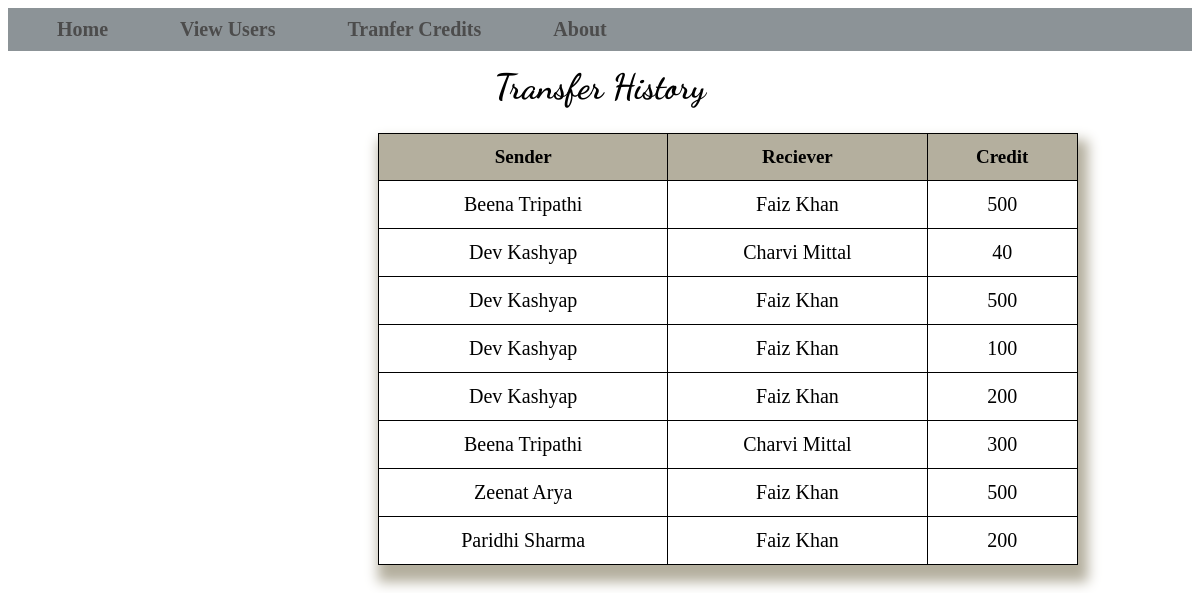
/TransferHistory.php, run on the app's committed database.
### tables this page shows
CREATE TABLE `transaction_history` (
  `TransactionID` int(11) NOT NULL,
  `TransfererName` varchar(30) NOT NULL,
  `ReceiverName` varchar(30) NOT NULL,
  `CashTransfer` int(5) NOT NULL
);

### TransferHistory.php (the view, shortened to what this page needs)
<!DOCTYPE html>
<html>
	<head>
	  <link rel="stylesheet" href="TransferHistory.css?v=<?php echo time();?>">
	 </head>
  <body>
  <nav>
    <ul>
	  <li><a href= "Home.php">Home</a></li>
      <li><a href= "User_list.php">View Users</a></li>
	  <li><a href = "TransferCredits.php">Tranfer Credits</a></li>
	  <li><a href = "About.php">About</a></li>
	  </ul>
   </nav>
   <table class="viewusers">
	<h1>Transfer History</h1>
	<tr>
		<th>Sender</th>
		<th>Reciever</th>
		<th>Credit</th>
	</tr>
	<?php
	$conn = mysqli_connect("localhost", "root", "", "banking");
	$sql = "SELECT * FROM transaction_history";
	$result = $conn-> query($sql);
	if(mysqli_num_rows($result) > 0){
		while ( $row = $result -> fetch_assoc()) {
			echo "<tr><td>". $row["TransfererName"] ."</td><td>".  $row["ReceiverName"] ."</td><td>" . $row["CashTransfer"] ."</td></tr>";
		}
		echo "</table>";
	}
	else {
		echo "no result";
	}
	?>
</body>
</html>

### TransferHistory.css (style rules this page uses)
body { background-image: url(indexBack.jpg); background-attachment:fixed; background-size:cover; }
nav { background-color:#5C656B; opacity:0.7; }
nav ul { margin:5px; padding:10px; }
nav ul li { list-style-type:none; display:inline; padding:20px; font-size:20px; font-weight:bold; }
nav ul li a { text-decoration:none; color:black; cursor:pointer; padding: 14px 14px; }
h1 { text-align: center; font-family: 'Dancing Script', cursive; font-size: 35px; margin-bottom: 10px; margin-top: 15px; }
table { font-family:'Times New Roman', Times, serif; margin-top: 25px; margin-left:370px; width:700px; box-shadow: 5px 12px 12px 5px #B4AF9E ; }
table, td, th { font-size: 20px; font-weight: 200; padding:12px; border:1px solid; border-collapse:collapse; text-align:center; }
table th { background-color: #B4AF9E; font-size:19px; font-weight:bold; }

### data on the page
transaction_history: TransfererName "Beena Tripathi", ReceiverName "Faiz Khan", CashTransfer "500"
transaction_history: TransfererName "Dev Kashyap", ReceiverName "Charvi Mittal", CashTransfer "40"
transaction_history: TransfererName "Dev Kashyap", ReceiverName "Faiz Khan", CashTransfer "500"
transaction_history: TransfererName "Dev Kashyap", ReceiverName "Faiz Khan", CashTransfer "100"
transaction_history: TransfererName "Dev Kashyap", ReceiverName "Faiz Khan", CashTransfer "200"
transaction_history: TransfererName "Beena Tripathi", ReceiverName "Charvi Mittal", CashTransfer "300"
transaction_history: TransfererName "Zeenat Arya", ReceiverName "Faiz Khan", CashTransfer "500"
transaction_history: TransfererName "Paridhi Sharma", ReceiverName "Faiz Khan", CashTransfer "200"
